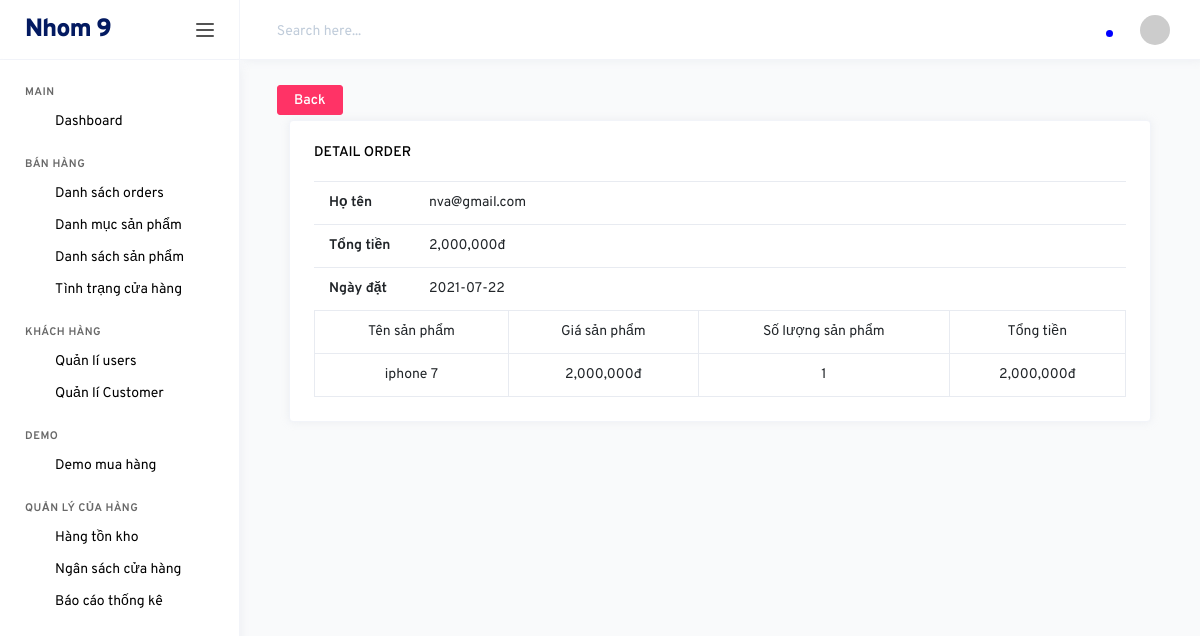
Screenshot of /backend/index.php?controller=orders&action=detail&id=20 (signed in) with the database file from the repository.
### tables this page shows
CREATE TABLE `users` (
  `id` int(11) NOT NULL,
  `email` varchar(500) NOT NULL,
  `password` varchar(500) NOT NULL
);

CREATE TABLE `orders` (
  `id` int(11) NOT NULL,
  `user_id` int(11) NOT NULL,
  `date` date NOT NULL,
  `price` int(11) NOT NULL
);

CREATE TABLE `order_detail` (
  `id` int(11) NOT NULL,
  `order_id` int(11) NOT NULL,
  `product_id` int(11) NOT NULL,
  `quantity` int(11) NOT NULL
);

CREATE TABLE `products` (
  `id` int(11) NOT NULL,
  `name` varchar(500) NOT NULL,
  `category_id` int(11) NOT NULL,
  `ma_hang` varchar(500) NOT NULL,
  `bao_hanh` int(11) NOT NULL,
  `so_imei` varchar(500) NOT NULL,
  `so_serial` varchar(500) NOT NULL,
  `ton_kho` int(11) NOT NULL,
  `xuat_su` varchar(500) NOT NULL,
  `price` int(11) NOT NULL
);

### backend/controllers/OrdersController.php (called while the page is built, shortened)
<?php
	include "Models/OrdersModel.php";
	class OrdersController extends Controller{
		public function detail(){
			$id = isset($_GET["id"]) ? $_GET["id"] : 0;
			$data = $this->modelListOrderDetails($id);
			$this->loadView("OrderDetailView.php",["data"=>$data,"id"=>$id]);
		}
	}
 ?>

### backend/models/OrdersModel.php (called while the page is built, shortened)
<?php
	trait OrdersModel{
		public function modelGetOrders($id){
			$conn = Connection::getInstance();
			$query = $conn->query("select * from orders where id = $id");
			return $query->fetch();
		}
		public function modelGetCustomers($id){
			$conn = Connection::getInstance();
			$query = $conn->query("select * from users where id = $id");
			return $query->fetch();
		}
		public function modelGetProducts($id){
			$conn = Connection::getInstance();
			$query = $conn->query("select * from products where id = $id");
			return $query->fetch();
		}
		public function modelListOrderDetails($id){
			$conn = Connection::getInstance();
			$query = $conn->query("select * from order_detail where order_id = $id");
			return $query->fetchAll();
		}
	}
 ?>

### backend/views/OrderDetailView.php (the view, shortened to what this page needs)
<div class="col-md-12">
    <div style="margin-bottom:5px;">
        <input onclick="history.go(-1);" type="button" value="Back" class="btn btn-danger">
    </div>
    <div class="col-md-12 grid-margin stretch-card">
    <div class="card">
        <div class="card-body">
        <h6 class="card-title">Detail order</h6>
        <div class="panel-body">
            <?php
                $order = $this->modelGetOrders($id);
                $customer = $this->modelGetCustomers($order->user_id);
             ?>
            <table class="table">
                <tr>
                    <th style="width: 100px;">Họ tên</th>
                    <td><?php echo $customer->email; ?></td>
                </tr>
                <tr>
                    <th style="width: 100px;">Tổng tiền</th>
                    <td><?php echo number_format($order->price); ?>đ</td>
                </tr>
                <tr>
                    <th style="width: 100px;">Ngày đặt</th>
                    <td><?php echo $order->date; ?></td>
                </tr>
            </table>
            <table class="table table-bordered table-hover">
                 <tr>
                    <td style="text-align: center;">Tên sản phẩm</td>
                    <td style="text-align: center;">Giá sản phẩm</td>
                    <td style="text-align: center;">Số lượng sản phẩm</td>
                    <td style="text-align: center;">Tổng tiền</td>
                </tr>
                <?php foreach($data as $rows): ?>
                    <?php
                        $product = $this->modelGetProducts($rows->product_id);
                     ?>
                    <tr>
                        <td style="text-align: center;"><?php echo $product->name; ?></td>
                        <td style="text-align: center;"><?php echo number_format($product->price); ?>đ</td>
                        <td style="text-align: center;"><?php echo $rows->quantity; ?></td>
                        <td style="text-align: center;"><?php echo number_format($rows->quantity*$product->price); ?>đ</td>
                    </tr>
                <?php endforeach; ?>
            </table>
        </div>
    </div>
    </div>
</div>
</div>

### rows the page displays
users: email "nva@gmail.com"
orders: price "2,000,000", date "2021-07-22"
order_detail: product.name "iphone 7", product.price "2,000,000", quantity "1", $rows->quantity*$product->price "2,000,000"
